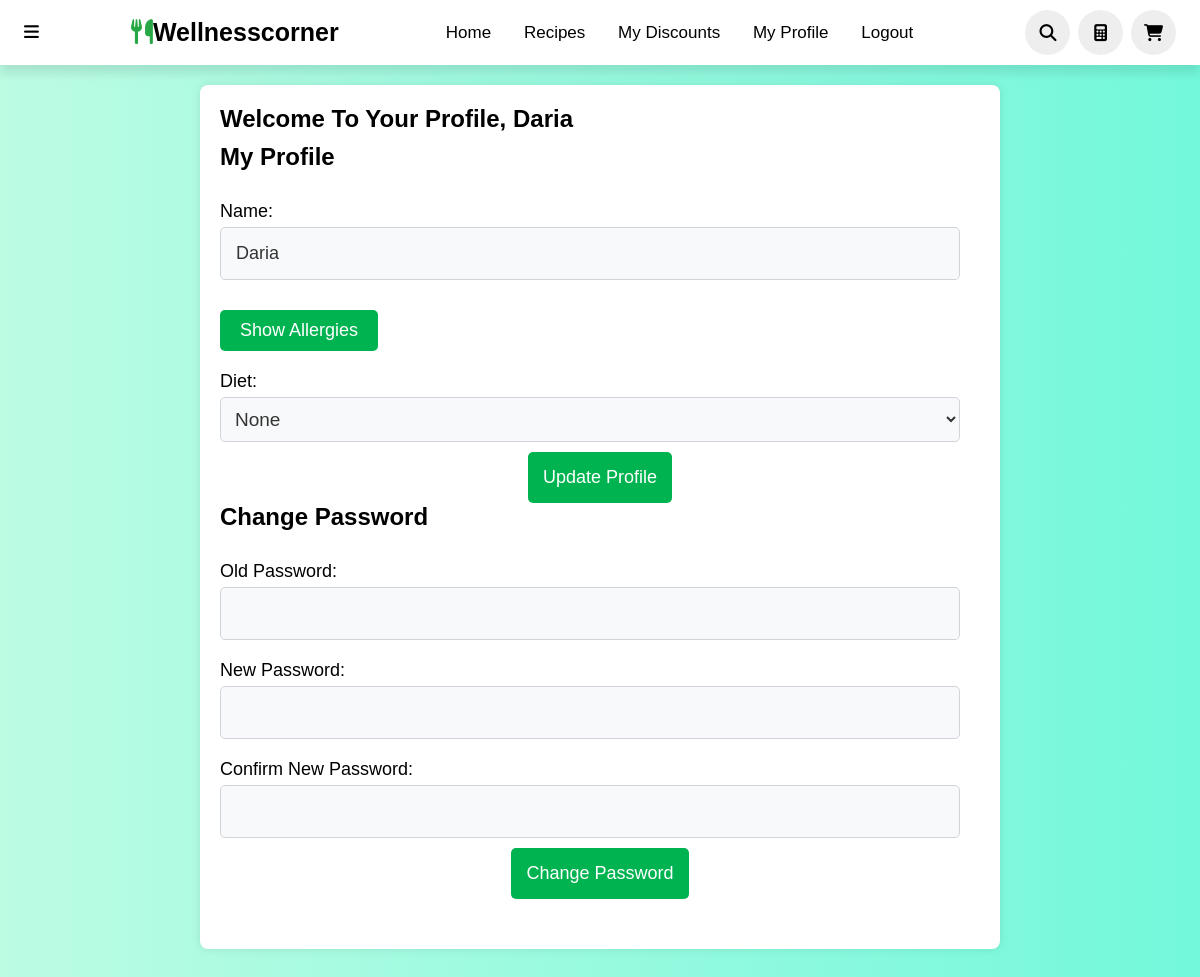
/myaccount/ (signed in), run on the app's committed database.
### WellnessCorner/models.py (models this page shows, shortened)
class User(AbstractBaseUser, PermissionsMixin):
    email = models.EmailField(default='', unique=True)
    name = models.CharField(max_length=255,  default='', unique=True)
    is_active = models.BooleanField(default=True)
    is_superuser = models.BooleanField(default=False)
    is_staff = models.BooleanField(default=False)
    date_joined = models.DateTimeField(default=timezone.now)
    last_login = models.DateTimeField(blank=True, null=True)
    allergies = models.ManyToManyField(Allergy, blank=True)
    is_subscribed = models.BooleanField(default=False)
    PREFERRED_DIET_CHOICES = [
        ('None', 'None'),
        ('vegan', 'Vegan'),
        ('Vegetarian', 'Vegetarian'),
        ('Low Fat', 'Low Fat'),
        ('High Protein', 'High Protein'),
        ( 'Keto', 'Keto'),
    ]
    diet = models.CharField(max_length=20, choices=PREFERRED_DIET_CHOICES, default='None')
    objects = CustomUserManager()
    USERNAME_FIELD = 'email'
    EMAIL_FIELD = 'email'
    REQUIRED_FIELDS = ['name']
    class Meta:
        verbose_name = 'User'
        verbose_name_plural = 'Users'
    def get_full_name(self):
        return self.name

### WellnessCorner/views.py (the view)
# urls.py: path('myaccount/', views.myaccount, name='myaccount'),
@login_required
def myaccount(request):
    user = request.user
    if request.method == 'POST':
        form = UserAccountForm(request.POST, instance=user)
        password_change_form = CustomPasswordChangeForm(request.user, request.POST)
        if form.is_valid():
            form.save()
            messages.success(request, 'Profile updated successfully.')
            if password_change_form.is_valid():
                password_change_form.save()
                messages.success(request, 'Password updated successfully.')
            return redirect('myaccount')
    else:
        form = UserAccountForm(instance=user)
        password_change_form = CustomPasswordChangeForm(user=request.user)
    return render(request, 'myaccount.html', {'form': form, 'password_change_form': password_change_form})

### WellnessCorner/forms.py
class UserAccountForm(forms.ModelForm):
    diet = forms.ChoiceField(choices=User.PREFERRED_DIET_CHOICES, initial='None')
    allergies = forms.ModelMultipleChoiceField(
        queryset=Allergy.objects.all(),
        widget=forms.CheckboxSelectMultiple,
        required=False,
        label="Allergies",
        help_text="Select your allergies."
    )
    class Meta:
        model = User
        fields = ['name', 'allergies', 'diet']

class CustomPasswordChangeForm(PasswordChangeForm):
    old_password = forms.CharField(
        label='Old Password',
        widget=forms.PasswordInput(attrs={'class': 'form-control'}),
    )
    class Meta:
        model = User
        fields = ['old_password', 'new_password1', 'new_password2']

### WellnessCorner/models.py (called while the page is built)
    def __str__(self):
        return self.name

### templates/myaccount.html (shortened to what this page needs)
{% load static %}
<!DOCTYPE html>
<html lang="en">
<head>
    <link rel="stylesheet" href="{% static 'post-form.css' %}">
</head>
<body>
<header>
    <div class="more">
        <i class="fa-solid fa-bars" onclick="toggleBar()"></i>
    </div>
    <a class="logo"><i class="fas fa-utensils"></i>Wellnesscorner</a>
    <nav class="navbar">
        <a href="{% url 'index' %}">Home</a>
        <a href="{% url 'all_recipes' %}">Recipes</a>
        <a href="{% url 'user_discounts' %}">My discounts</a>
        <a href="{% url 'myaccount' %}">My Profile</a>
        <a href="{% url 'logout' %}">Logout</a>
    </nav>
    <div class="icons">
        <i class="fas fa-search" id="search-icon" onclick="toggleSearch()"></i>
        <a href="{% url 'calculator' %}" class="fa-solid fa-calculator"></a>
        <a href="{% url 'basket_page' %}" class="fas fa-shopping-cart"></a>
    </div>
</header>
<div style="margin-bottom:30px;" class="wrapper profile">
    <div class="profile-container">
        <h2>Welcome to your profile, {{ user.get_full_name }}</h2>
        <div class="col-right">
            <div class="profile-form">
                <h2>My Profile</h2>
                <form method="post" enctype="multipart/form-data">
                    <label for="{{ form.name.id_for_label }}">Name:</label>
                    {{ form.name }}
                    <button type="button" class="show-allergies-button" onclick="toggleAllergies()">Show Allergies</button>
                    <label for="{{ form.diet.id_for_label }}">Diet:</label>
                        <select name="diet" id="diet">
                            {% for diet_choice in form.diet.field.choices %}
                                <option value="{{ diet_choice.0 }}" {% if diet_choice.0 == form.diet.value %}selected{% endif %}>{{ diet_choice.1 }}</option>
                            {% endfor %}
                        </select>
                    <button class="password-change-form button" type="submit">Update Profile</button>
                </form>
                <h2>Change Password</h2>
                <form method="post" action="{% url 'password_change' %}">
                    <label for="{{ password_change_form.old_password.id_for_label }}">Old Password:</label>
                    {{ password_change_form.old_password }}
                    <label for="{{ password_change_form.new_password1.id_for_label }}">New Password:</label>
                    {{ password_change_form.new_password1 }}
                    <label for="{{ password_change_form.new_password2.id_for_label }}">Confirm New Password:</label>
                    {{ password_change_form.new_password2 }}
                    <button class="password-change-form button" type="submit">Change Password</button>
                </form>
            </div>
        </div>
    </div>
</div>
</body>
</html>

### static/post-form.css (style rules this page uses)
* { font-family: 'Nunito', sans-serif; margin: 0; padding: 0; box-sizing: border-box; text-decoration: none; outline: none; border: none; text-transform: capitalize; transition: all .2s linear; }
html { font-size: 62.5%; overflow-x: hidden; scroll-padding-top: 5.5rem; scroll-behavior: smooth; }
header { top: 0; left: 0; right: 0; background: #fff; width: 100%; padding: 1rem 5%; display: flex; align-items: center; justify-content: space-between; z-index: 2; box-shadow: 0 8px 10px rgba(0, 0, 0, 0.1); }
header .logo { color: black; font-size: 2.5rem; font-weight: bolder; }
header .logo i { color: #28a745; }
header .navbar a { font-size: 1.7rem; border-radius: .5rem; padding: .5rem 1.5rem; color: black; }
.more { font-size: 1.7rem; color: black; }
header .icons i, header .icons a { cursor: pointer; margin-left: .5rem; height: 4.5rem; line-height: 4.5rem; width: 4.5rem; text-align: center; font-size: 1.7rem; color: black; border-radius: 50%; background: #eee; }
body { font-family: 'Arial', sans-serif; margin: 0; padding: 0; background: linear-gradient(to right, #bbfce3, #73f8db); color: #333; display: flex; flex-direction: column; align-items: center; justify-content: flex-start; height:100%; }
h2 { color: #000000; font-weight: bold; font-size: 2.4rem; margin: 0; margin-bottom: 1rem; }
label { color: #000000; font-size: 2.2rem; margin-bottom: 0.5rem; display: block; margin-right: 1rem; margin-top: 20px; width: 100%; }
input[type="text"], input[type="password"], input[type="number"], select, .select, textarea { width: calc(100% - 2rem); font-size: 1.9rem; background-color: #f8f9fa; border-radius: 0.5rem; border: 1.2px solid #d1d5db; color: #333; padding: 1rem; margin-top: 0.5rem; margin-bottom: 1rem; margin-right: 1rem; display: block; }
button[type="submit"] { background-color:#00b351; color: #fff; border-radius: 0.5rem; padding: 1.5rem; font-size: 1.8rem; transition: all 0.2s ease-in-out; cursor: pointer; border: none; outline: none; display: block; margin: 0 auto; }
.profile-container { background-color: #fff; padding: 20px; border-radius: 8px; box-shadow: 0 0 10px rgba(0, 0, 0, 0.1); color: #333; box-sizing: border-box; width: 800px; margin: 0 auto; margin-top:20px; }
.profile-form label { font-size: 1.8rem; }
.profile-form { display: flex; flex-direction: column; margin-bottom: 30px; }
.profile-form form input { padding: 15px; box-sizing: border-box; margin-bottom: 10px; font-size: 1.8rem; }
.button { background-color: #007bff; color: #fff; padding: 10px 20px; border: none; border-radius: 5px; cursor: pointer; font-size: 1.8rem; }
@media only screen and (max-width: 1200px) { header { padding: 1rem 2%; } }
.show-allergies-button { background-color: #00b351; color: #fff; padding: 10px 20px; border: none; border-radius: 5px; cursor: pointer; font-size: 1.8rem; margin-top:20px; }

### data on the page
User: get_full_name "Daria", name "daria", diet "None"
